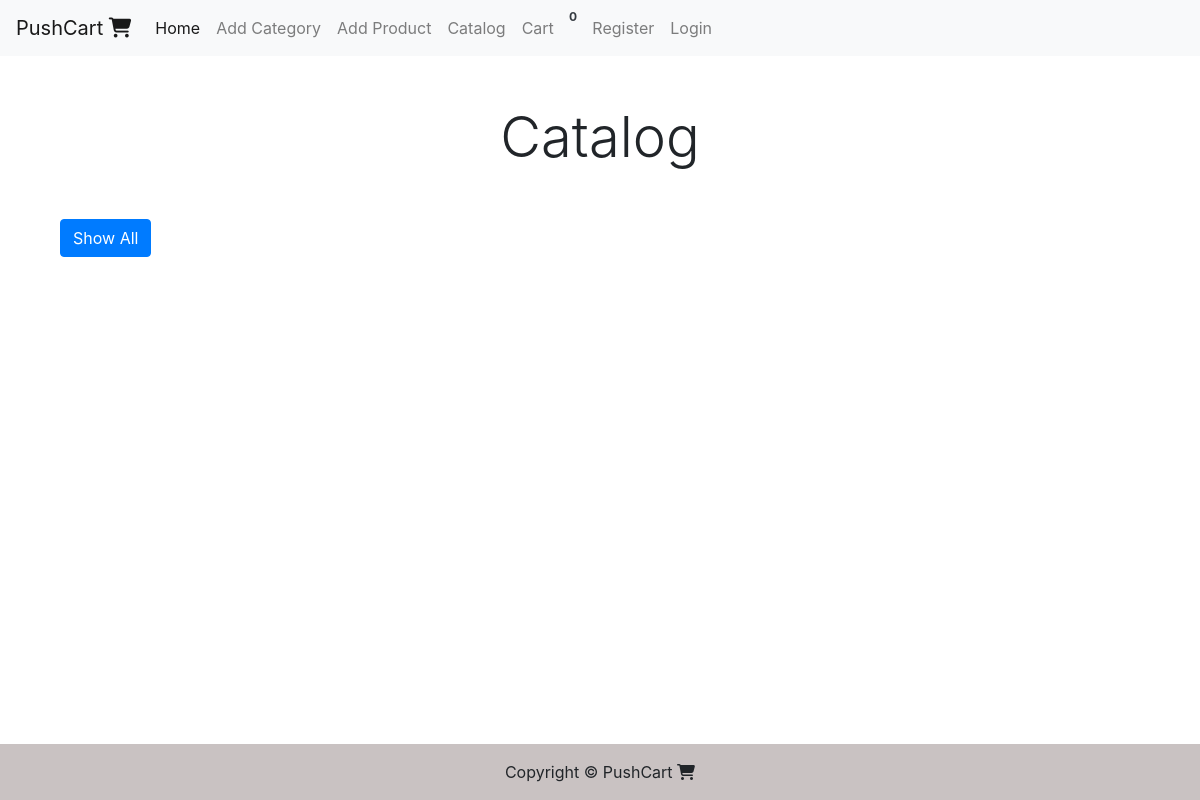
Before: /views/catalog.php with the older database file.
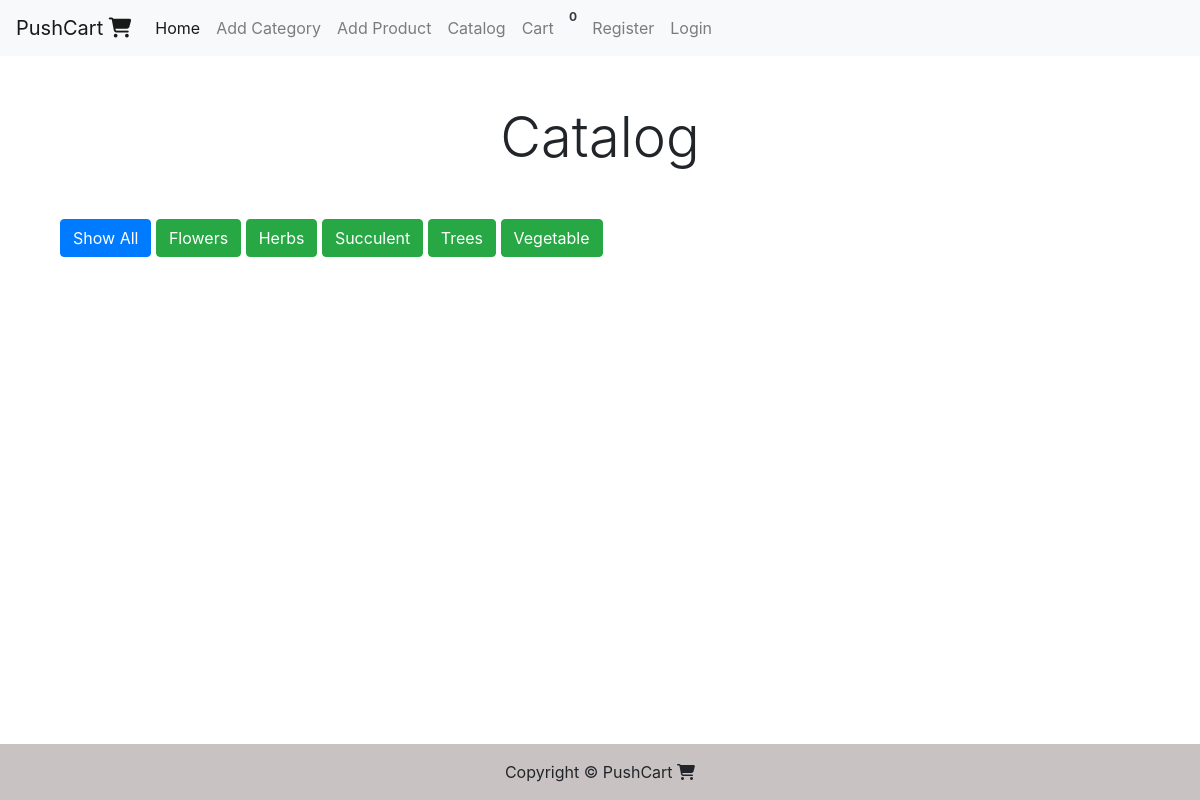
After: the same page with the newer database file.
### tables this page shows
CREATE TABLE `categories` (
  `id` int NOT NULL AUTO_INCREMENT,
  `name` varchar(255) NOT NULL UNIQUE, 
   PRIMARY KEY (`id`)
);

### views/catalog.php (the view, shortened to what this page needs)
<?php
   require_once './../partials/template.php';
   function get_content(){
   require_once './../controllers/connection.php';
?>
   <div class="container mt-5">
   <h3 class="display-4 text-center mb-5">Catalog</h3>
      <a href="./catalog.php" class="btn btn-primary">Show All </a>
      <?php
      $category_query = "SELECT * FROM categories";
      $categories = mysqli_query($conn, $category_query);
      foreach($categories as $indiv_category){
      ?>
         <a href="./catalog.php?category_id=<?= $indiv_category['id']?>" class="btn btn-success">
            <?= $indiv_category['name'] ?>
         </a>
      <?php } ?>
   </div>
<?php
   };
?>

### partials/template.php (shortened to what this page needs)
<!doctype html>
<html lang="en">
  <head>
    <link rel="stylesheet" href="https://stackpath.bootstrapcdn.com/bootstrap/4.4.1/css/bootstrap.min.css">
    <link rel="stylesheet" href="../assets/css/style.css">
  </head>
  <body class="d-flex flex-column min-vh-100">
    <?php
      require_once 'header.php';
    ?>
    <main role="main" class="flex-shrink-0">
      <div class="container">
        <?php get_content(); ?>
      </div>
    </main>
    <?php
      require_once 'footer.php';
    ?>
  </body>
</html>

### partials/header.php (shortened to what this page needs)
<nav class="navbar navbar-expand-lg navbar-light bg-light ">
  <a class="navbar-brand" href="#">PushCart <i class="fas fa-shopping-cart"></i></a>
  <div class="collapse navbar-collapse" id="navbarNavAltMarkup">
    <div class="navbar-nav">
      <a class="nav-item nav-link active" href="./../views/home.php">Home <span class="sr-only">(current)</span></a>
      <a class="nav-item nav-link" href="./../views/add_category.php">Add Category</a>
      <a class="nav-item nav-link" href="./../views/add_product.php">Add Product</a>
      <a class="nav-item nav-link" href="./../views/catalog.php">Catalog</a>
      <a class="nav-item nav-link" href="./../views/cart.php">Cart</a>
        <span class="badge badge-pill bg-light text-dark" id="cart-count">
      <?php
        if(isset($_SESSION['cart'])){
          echo array_sum($_SESSION['cart']);
        } else {
          echo 0;
        }
      ?>
        </span>
      <?php if(isset($_SESSION['user'])) { ?>
        <a class="nav-item nav-link" href="./../controllers/logout.php">Logout</a>
      <?php } else { ?>
        <a class="nav-item nav-link" href="./../views/register.php">Register</a>
        <a class="nav-item nav-link" href="./../views/login.php">Login</a>
      <?php } ?>
    </div>
  </div>
</nav>

### partials/footer.php
<footer class="footer mt-auto py-3">
	<div class="container text-center">
		<span>Copyright &copy; PushCart <i class="fas fa-shopping-cart"></i></span>
	</div>
</footer>

### assets/css/style.css (style rules this page uses)
.footer { background-color: #c9c2c2; }

Changed rows visible on the page:
added categories: name "Flowers"
added categories: name "Herbs"
added categories: name "Succulent"
added categories: name "Trees"
added categories: name "Vegetable"
